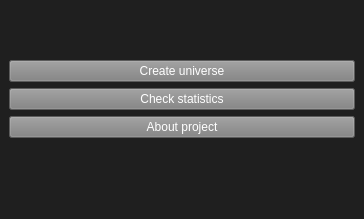
<?xml version="1.0" encoding="UTF-8"?>
<ui version="4.0">
 <class>MainWindow</class>
 <widget class="QMainWindow" name="MainWindow">
  <property name="geometry">
   <rect>
    <x>0</x>
    <y>0</y>
    <width>364</width>
    <height>219</height>
   </rect>
  </property>
  <property name="windowTitle">
   <string>Biosphere simulation</string>
  </property>
  <property name="styleSheet">
   <string notr="true">background-color: #1f1f1f;
color: #ffffff;</string>
  </property>
  <widget class="QWidget" name="centralwidget">
   <layout class="QVBoxLayout" name="verticalLayout">
    <item>
     <spacer name="verticalSpacer">
      <property name="orientation">
       <enum>Qt::Vertical</enum>
      </property>
      <property name="sizeHint" stdset="0">
       <size>
        <width>20</width>
        <height>40</height>
       </size>
      </property>
     </spacer>
    </item>
    <item>
     <widget class="QPushButton" name="create_universe_Button">
      <property name="styleSheet">
       <string notr="true">background-color: #808080;</string>
      </property>
      <property name="text">
       <string>Create universe</string>
      </property>
      <attribute name="buttonGroup">
       <string notr="true">buttonGroup</string>
      </attribute>
     </widget>
    </item>
    <item>
     <widget class="QPushButton" name="create_universe_Button_2">
      <property name="styleSheet">
       <string notr="true">background-color: #808080;</string>
      </property>
      <property name="text">
       <string>Check statistics</string>
      </property>
     </widget>
    </item>
    <item>
     <widget class="QPushButton" name="about_Button">
      <property name="styleSheet">
       <string notr="true">background-color: #808080;</string>
      </property>
      <property name="text">
       <string>About project</string>
      </property>
      <attribute name="buttonGroup">
       <string notr="true">buttonGroup</string>
      </attribute>
     </widget>
    </item>
    <item>
     <spacer name="verticalSpacer_2">
      <property name="orientation">
       <enum>Qt::Vertical</enum>
      </property>
      <property name="sizeHint" stdset="0">
       <size>
        <width>20</width>
        <height>40</height>
       </size>
      </property>
     </spacer>
    </item>
   </layout>
  </widget>
  <widget class="QMenuBar" name="menubar">
   <property name="geometry">
    <rect>
     <x>0</x>
     <y>0</y>
     <width>364</width>
     <height>25</height>
    </rect>
   </property>
  </widget>
  <widget class="QStatusBar" name="statusbar"/>
 </widget>
 <resources/>
 <connections/>
 <buttongroups>
  <buttongroup name="buttonGroup"/>
 </buttongroups>
</ui>
